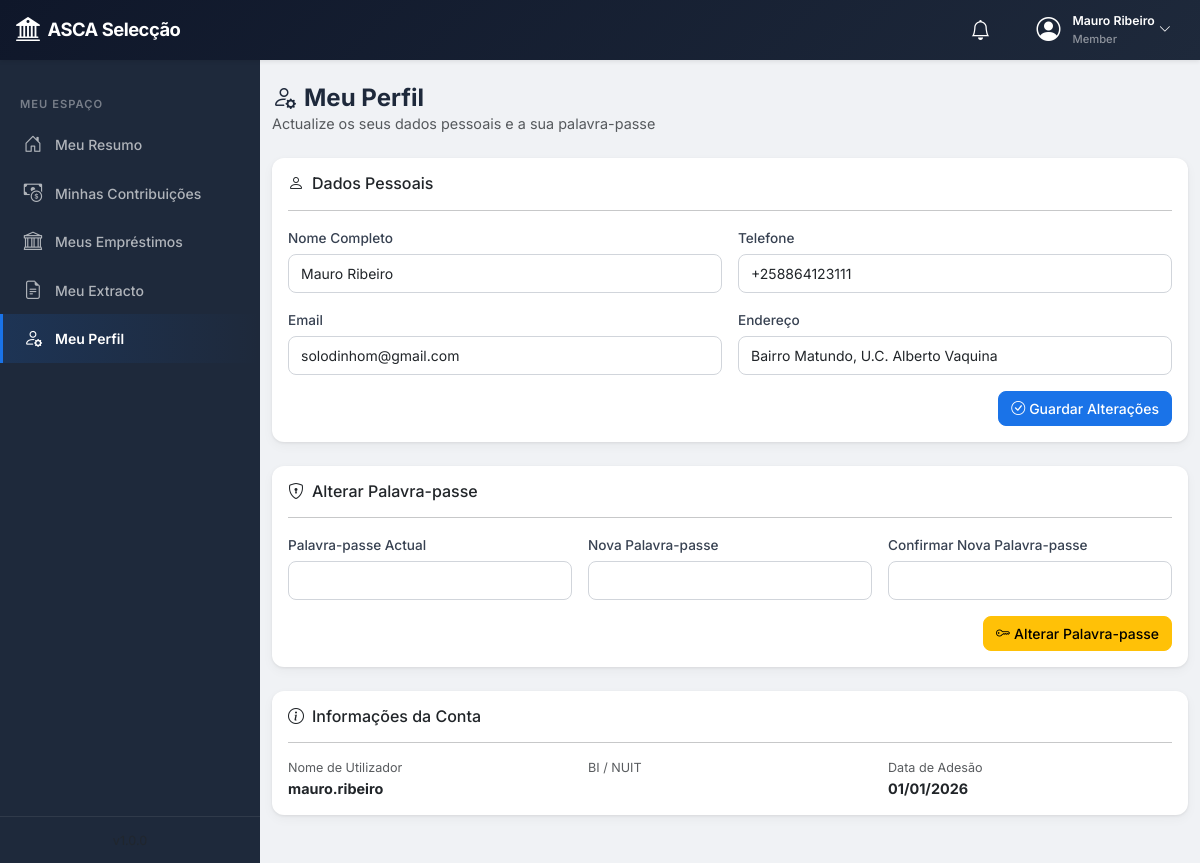
Screenshot of /pages/member/meu_perfil.php (signed in) with the database file from the repository.
### tables this page shows
CREATE TABLE `members` (
  `id` int(11) NOT NULL,
  `full_name` varchar(200) NOT NULL,
  `phone` varchar(20) DEFAULT NULL,
  `email` varchar(150) DEFAULT NULL,
  `id_number` varchar(50) DEFAULT NULL,
  `address` varchar(300) DEFAULT NULL,
  `join_date` date NOT NULL,
  `status` enum('active','inactive','suspended') DEFAULT 'active',
  `notes` text DEFAULT NULL,
  `created_at` datetime DEFAULT current_timestamp(),
  `updated_at` datetime DEFAULT current_timestamp() ON UPDATE current_timestamp()
);

CREATE TABLE `users` (
  `id` int(11) NOT NULL,
  `username` varchar(50) NOT NULL,
  `password` varchar(255) NOT NULL,
  `full_name` varchar(150) NOT NULL,
  `email` varchar(150) DEFAULT NULL,
  `role` enum('admin','user','member') DEFAULT 'user',
  `member_id` int(11) DEFAULT NULL,
  `is_active` tinyint(1) DEFAULT 1,
  `created_at` datetime DEFAULT current_timestamp(),
  `updated_at` datetime DEFAULT current_timestamp() ON UPDATE current_timestamp()
);

### config/database.php (called while the page is built, shortened)
<?php
class Database {
    private static ?Database $instance = null;
    private PDO $pdo;
    private string $host;
    private string $dbname;
    private string $username;
    private string $password;
    private string $charset = 'utf8mb4';
    private function __construct() {
        $hostHeader = $_SERVER['HTTP_HOST'] ?? '';
        $isLocal = (strpos($hostHeader, 'localhost') !== false || $hostHeader === '127.0.0.1');
        if ($isLocal) {
            $this->host     = getenv('DB_HOST') ?: '127.0.0.1';
            $this->dbname   = getenv('DB_NAME') ?: 'asca_seleccao';
            $this->username = getenv('DB_USER') ?: 'root';
            $this->password = getenv('DB_PASS') ?: '';
        } else {
            $this->host     = getenv('DB_HOST') ?: 'localhost';
            $this->dbname   = getenv('DB_NAME') ?: 'fdlmoz_ascaselecdb';
            $this->username = getenv('DB_USER') ?: 'fdlmoz_ascselecusr';
            $this->password = getenv('DB_PASS') ?: 'M_ym9.@r4HdbMpET';
        }
        if (strpos($this->host, ':') !== false) {
            [$hostPart, $portPart] = explode(':', $this->host, 2);
            $this->host = $hostPart;
            $this->port = $portPart;
        } else {
            $this->port = '3306';
        }
        $dsn = "mysql:host={$this->host};port={$this->port};dbname={$this->dbname};charset={$this->charset}";
        try {
            $this->pdo = new PDO($dsn, $this->username, $this->password, [
                PDO::ATTR_ERRMODE            => PDO::ERRMODE_EXCEPTION,
                PDO::ATTR_DEFAULT_FETCH_MODE => PDO::FETCH_ASSOC,
                PDO::ATTR_EMULATE_PREPARES   => false,
            ]);
        } catch (PDOException $e) {
            die("Erro de conexão à base de dados: " . $e->getMessage());
        }
    }
    public static function getInstance(): self {
        if (self::$instance === null) {
            self::$instance = new self();
        }
        return self::$instance;
    }
    public function query(string $sql, array $params = []): PDOStatement {
        $stmt = $this->pdo->prepare($sql);
        $stmt->execute($params);
        return $stmt;
    }
    public function fetch(string $sql, array $params = []): array|false {
        return $this->query($sql, $params)->fetch();
    }
}

### includes/functions.php (called while the page is built, shortened)
<?php
require_once __DIR__ . '/../config/constants.php';
require_once __DIR__ . '/../config/database.php';
function formatDate(?string $date): string {
    return date('d/m/Y', strtotime($date));
}
function sanitize(string $input): string {
    return htmlspecialchars(trim($input), ENT_QUOTES, 'UTF-8');
}

### pages/member/meu_perfil.php (the view, shortened to what this page needs)
<?php
require_once __DIR__ . '/../../includes/header.php';
require_once __DIR__ . '/../../includes/sidebar.php';
$db = Database::getInstance();
$memberId = $_SESSION['member_id'];
$member = $db->fetch("SELECT * FROM members WHERE id = ?", [$memberId]);
$user = $db->fetch("SELECT id, username, email FROM users WHERE member_id = ?", [$memberId]);
?>
<div class="page-header">
    <div>
        <h1><i class="bi bi-person-gear me-2"></i>Meu Perfil</h1>
        <p class="text-muted mb-0">Actualize os seus dados pessoais e a sua palavra-passe</p>
    </div>
</div>
<div class="card mb-4">
    <div class="card-body">
        <h6><i class="bi bi-person me-2"></i>Dados Pessoais</h6>
        <hr>
        <form id="formDadosPessoais">
            <div class="row g-3">
                <div class="col-md-6">
                    <label class="form-label">Nome Completo</label>
                    <input type="text" class="form-control" name="full_name" value="<?= sanitize($member['full_name']) ?>" required>
                </div>
                <div class="col-md-6">
                    <label class="form-label">Telefone</label>
                    <input type="text" class="form-control" name="phone" value="<?= sanitize($member['phone'] ?? '') ?>">
                </div>
                <div class="col-md-6">
                    <label class="form-label">Email</label>
                    <input type="email" class="form-control" name="email" value="<?= sanitize($member['email'] ?? '') ?>">
                </div>
                <div class="col-md-6">
                    <label class="form-label">Endereço</label>
                    <input type="text" class="form-control" name="address" value="<?= sanitize($member['address'] ?? '') ?>">
                </div>
            </div>
            <div class="text-end mt-3">
                <button type="submit" class="btn btn-primary">
                    <i class="bi bi-check-circle me-1"></i>Guardar Alterações
                </button>
            </div>
        </form>
    </div>
</div>
<div class="card mb-4">
    <div class="card-body">
        <h6><i class="bi bi-shield-lock me-2"></i>Alterar Palavra-passe</h6>
        <hr>
        <form id="formPassword">
            <div class="row g-3">
                <div class="col-md-4">
                    <label class="form-label">Palavra-passe Actual</label>
                    <input type="password" class="form-control" name="current_password" required>
                </div>
                <div class="col-md-4">
                    <label class="form-label">Nova Palavra-passe</label>
                    <input type="password" class="form-control" name="new_password" required minlength="6">
                </div>
                <div class="col-md-4">
                    <label class="form-label">Confirmar Nova Palavra-passe</label>
                    <input type="password" class="form-control" name="confirm_password" required minlength="6">
                </div>
            </div>
            <div class="text-end mt-3">
                <button type="submit" class="btn btn-warning">
                    <i class="bi bi-key me-1"></i>Alterar Palavra-passe
                </button>
            </div>
        </form>
    </div>
</div>
<div class="card mb-4">
    <div class="card-body">
        <h6><i class="bi bi-info-circle me-2"></i>Informações da Conta</h6>
        <hr>
        <div class="row g-3">
            <div class="col-md-4">
                <small class="text-muted d-block">Nome de Utilizador</small>
                <strong><?= sanitize($user['username'] ?? '—') ?></strong>
            </div>
            <div class="col-md-4">
                <small class="text-muted d-block">BI / NUIT</small>
            </div>
            <div class="col-md-4">
                <small class="text-muted d-block">Data de Adesão</small>
                <strong><?= formatDate($member['join_date']) ?></strong>
            </div>
        </div>
    </div>
</div>
<?php require_once __DIR__ . '/../../includes/footer.php'; ?>

### assets/css/style.css (style rules this page uses)
:root { --primary: #1a73e8; --primary-dark: #1557b0; --primary-light: #4a90d9; --secondary: #6c757d; --success: #0d9488; --success-light: #14b8a6; --danger: #dc2626; --warning: #f59e0b; --info: #0ea5e9; --dark: #1e293b; --darker: #0f172a; --light: #f1f5f9; --body-bg: #f0f2f5; --sidebar-bg: #1e293b; --sidebar-w: 260px; --navbar-h: 60px; --font-family: 'Inter', -apple-system, BlinkMacSystemFont, 'Segoe UI', sans-serif; --radius: 12px; --radius-sm: 8px; --shadow: 0 1px 3px rgba(0, 0, 0, .08), 0 4px 12px rgba(0, 0, 0, .04); --shadow-md: 0 4px 16px rgba(0, 0, 0, .1); --transition: all .25s cubic-bezier(.4, 0, .2, 1); --skeleton-bg: #e2e8f0; }
* { box-sizing: border-box; }
body { font-family: var(--font-family); background: var(--body-bg); color: var(--dark); font-size: 0.9rem; overflow-x: hidden; }
.card { border: none; border-radius: var(--radius); box-shadow: var(--shadow); transition: var(--transition); }
.btn { border-radius: var(--radius-sm); font-weight: 500; font-size: .875rem; transition: var(--transition); }
.btn-primary { background: var(--primary); border-color: var(--primary); }
.form-control, .form-select { border-radius: var(--radius-sm); border-color: #d1d5db; font-size: .875rem; padding: .5rem .75rem; transition: var(--transition); }
.form-label { font-weight: 500; font-size: .85rem; color: #374151; margin-bottom: .35rem; }
.page-header { display: flex; justify-content: space-between; align-items: center; margin-bottom: 1.5rem; flex-wrap: wrap; gap: .75rem; }
.page-header h1 { font-size: 1.5rem; font-weight: 700; margin: 0; }

### rows the page displays
members: full_name "Mauro Ribeiro", phone "+258864123111", email "solodinhom@gmail.com", address "Bairro Matundo, U.C. Alberto Vaquina", join_date "01/01/2026"
users: username "mauro.ribeiro"

### other values shown
APP_NAME "ASCA Selecção"
$currentUser['full_name'] "Mauro Ribeiro"
$currentUser['role'] "Member"
